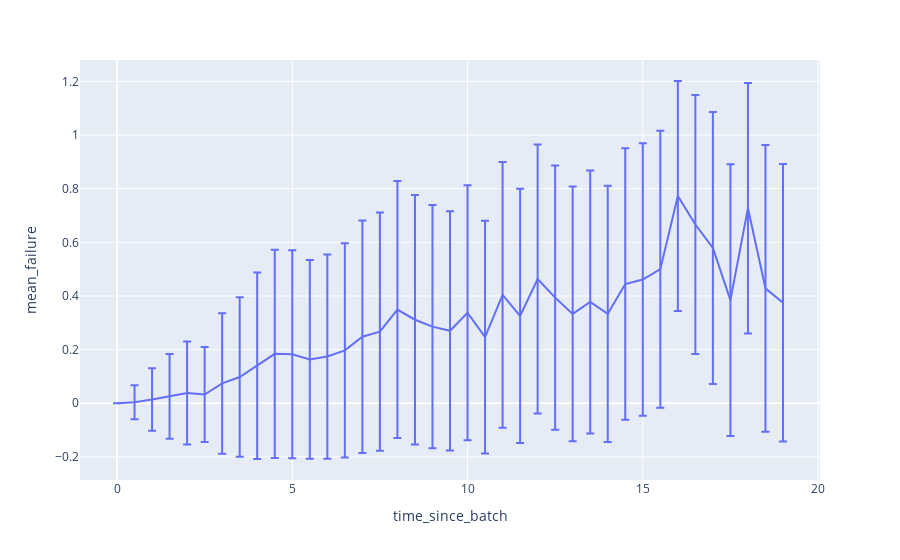

Notebook cell for this chart:
### Code cell
# Add a column 'time_since_batch'
current_year = 24
df['time_since_batch'] = df['batch'].apply(lambda x: (current_year - int(x[1:])) + (0.5 if x[0] == 'W' else 0))
df['failure'] = ~df['success']


agg = df.groupby(['time_since_batch']).agg({'failure': ['mean', 'std']}).reset_index()
agg.columns = ['time_since_batch', 'mean_failure', 'std_failure']
fig = px.line(agg, x="time_since_batch", y="mean_failure", error_y='std_failure')
fig.show()

### Figure 1 — Plotly figure (JSON) as saved in the notebook; plotly's stock layout.template omitted (floating-point values rounded to 4 significant figures)
{"data": [{"error_y": {"array": [null, 0.0635, 0.1165, 0.1581, 0.1919, 0.1771, 0.2621, 0.2977, 0.3479, 0.3885, 0.3877, 0.3706, 0.3808, 0.3993, 0.4336, 0.4444, 0.4791, 0.465, 0.4539, 0.4461, 0.4758, 0.434, 0.4955, 0.474, 0.5017, 0.4924, 0.4754, 0.4903, 0.4781, 0.5064, 0.5084, 0.5164, 0.4289, 0.483, 0.5073, 0.5064, 0.4671, 0.5345, 0.5175]}, "hovertemplate": "time_since_batch=%{x}<br>mean_failure=%{y}<extra></extra>", "legendgroup": "", "line": {"color": "#636efa", "dash": "solid"}, "marker": {"symbol": "circle"}, "mode": "lines", "name": "", "orientation": "v", "showlegend": false, "type": "scatter", "x": [0, 0.5, 1, 1.5, 2, 2.5, 3, 3.5, 4, 4.5, 5, 5.5, 6, 6.5, 7, 7.5, 8, 8.5, 9, 9.5, 10, 10.5, 11, 11.5, 12, 12.5, 13, 13.5, 14, 14.5, 15, 15.5, 16, 16.5, 17, 17.5, 18, 18.5, 19], "xaxis": "x", "y": [0, 0.004032, 0.0137, 0.02555, 0.03814, 0.03234, 0.07398, 0.09792, 0.1401, 0.1842, 0.1829, 0.1633, 0.1742, 0.1973, 0.248, 0.2672, 0.3495, 0.3115, 0.2857, 0.2703, 0.3375, 0.2466, 0.4038, 0.3261, 0.4634, 0.3939, 0.3333, 0.3778, 0.3333, 0.4444, 0.4615, 0.5, 0.7727, 0.6667, 0.5789, 0.3846, 0.7273, 0.4286, 0.375], "yaxis": "y"}], "layout": {"autosize": true, "legend": {"tracegroupgap": 0}, "margin": {"t": 60}, "xaxis": {"anchor": "y", "autorange": true, "domain": [0, 1], "range": [-1.056, 20.06], "title": {"text": "time_since_batch"}, "type": "linear"}, "yaxis": {"anchor": "x", "autorange": true, "domain": [0, 1], "range": [-0.2861, 1.28], "title": {"text": "mean_failure"}, "type": "linear"}}}
